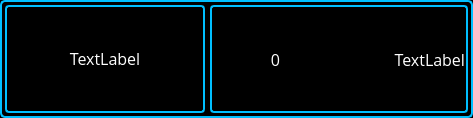
<?xml version="1.0" encoding="UTF-8"?>
<ui version="4.0">
 <class>FieldWidget</class>
 <widget class="QWidget" name="FieldWidget">
  <property name="geometry">
   <rect>
    <x>0</x>
    <y>0</y>
    <width>473</width>
    <height>118</height>
   </rect>
  </property>
  <property name="sizePolicy">
   <sizepolicy hsizetype="Preferred" vsizetype="Fixed">
    <horstretch>0</horstretch>
    <verstretch>0</verstretch>
   </sizepolicy>
  </property>
  <property name="minimumSize">
   <size>
    <width>240</width>
    <height>90</height>
   </size>
  </property>
  <property name="maximumSize">
   <size>
    <width>16777215</width>
    <height>16777215</height>
   </size>
  </property>
  <property name="windowTitle">
   <string>Form</string>
  </property>
  <property name="styleSheet">
   <string notr="true">QWidget {
	background-color: black;
	border: 2px solid #00bfff;
	border-radius: 5px;
}</string>
  </property>
  <layout class="QHBoxLayout" name="horizontalLayout">
   <property name="spacing">
    <number>5</number>
   </property>
   <property name="sizeConstraint">
    <enum>QLayout::SetNoConstraint</enum>
   </property>
   <property name="leftMargin">
    <number>5</number>
   </property>
   <property name="topMargin">
    <number>5</number>
   </property>
   <property name="rightMargin">
    <number>5</number>
   </property>
   <property name="bottomMargin">
    <number>5</number>
   </property>
   <item>
    <widget class="QLabel" name="nameLabel">
     <property name="minimumSize">
      <size>
       <width>80</width>
       <height>80</height>
      </size>
     </property>
     <property name="maximumSize">
      <size>
       <width>200</width>
       <height>16777215</height>
      </size>
     </property>
     <property name="font">
      <font>
       <family>Open Sans</family>
       <pointsize>12</pointsize>
       <weight>50</weight>
       <bold>false</bold>
      </font>
     </property>
     <property name="styleSheet">
      <string notr="true">QLabel {
	color: #ffffff;
	border: 2px solid #00bfff;
	border-radius: 4px;
}</string>
     </property>
     <property name="text">
      <string>TextLabel</string>
     </property>
     <property name="textFormat">
      <enum>Qt::RichText</enum>
     </property>
     <property name="alignment">
      <set>Qt::AlignCenter</set>
     </property>
    </widget>
   </item>
   <item>
    <widget class="QWidget" name="widget" native="true">
     <property name="minimumSize">
      <size>
       <width>160</width>
       <height>80</height>
      </size>
     </property>
     <property name="maximumSize">
      <size>
       <width>350</width>
       <height>16777215</height>
      </size>
     </property>
     <property name="styleSheet">
      <string notr="true">border: 2px solid #00bfff;
	border-radius: 4px;</string>
     </property>
     <layout class="QHBoxLayout" name="horizontalLayout_2">
      <property name="spacing">
       <number>3</number>
      </property>
      <property name="sizeConstraint">
       <enum>QLayout::SetMinimumSize</enum>
      </property>
      <property name="leftMargin">
       <number>3</number>
      </property>
      <property name="topMargin">
       <number>3</number>
      </property>
      <property name="rightMargin">
       <number>3</number>
      </property>
      <property name="bottomMargin">
       <number>3</number>
      </property>
      <item>
       <widget class="QLabel" name="valueLabel">
        <property name="minimumSize">
         <size>
          <width>60</width>
          <height>0</height>
         </size>
        </property>
        <property name="maximumSize">
         <size>
          <width>16777215</width>
          <height>150</height>
         </size>
        </property>
        <property name="font">
         <font>
          <family>Open Sans</family>
          <pointsize>12</pointsize>
         </font>
        </property>
        <property name="styleSheet">
         <string notr="true">QLabel {
	color: #ffffff;
border: 0px;
}</string>
        </property>
        <property name="text">
         <string>0</string>
        </property>
        <property name="alignment">
         <set>Qt::AlignCenter</set>
        </property>
       </widget>
      </item>
      <item>
       <widget class="QLabel" name="unitLabel">
        <property name="minimumSize">
         <size>
          <width>60</width>
          <height>0</height>
         </size>
        </property>
        <property name="font">
         <font>
          <family>Open Sans</family>
          <pointsize>12</pointsize>
         </font>
        </property>
        <property name="styleSheet">
         <string notr="true">QLabel {
	color: #ffffff;
	border: 0px;

}</string>
        </property>
        <property name="text">
         <string>TextLabel</string>
        </property>
        <property name="alignment">
         <set>Qt::AlignRight|Qt::AlignTrailing|Qt::AlignVCenter</set>
        </property>
       </widget>
      </item>
     </layout>
    </widget>
   </item>
  </layout>
 </widget>
 <resources/>
 <connections/>
</ui>
